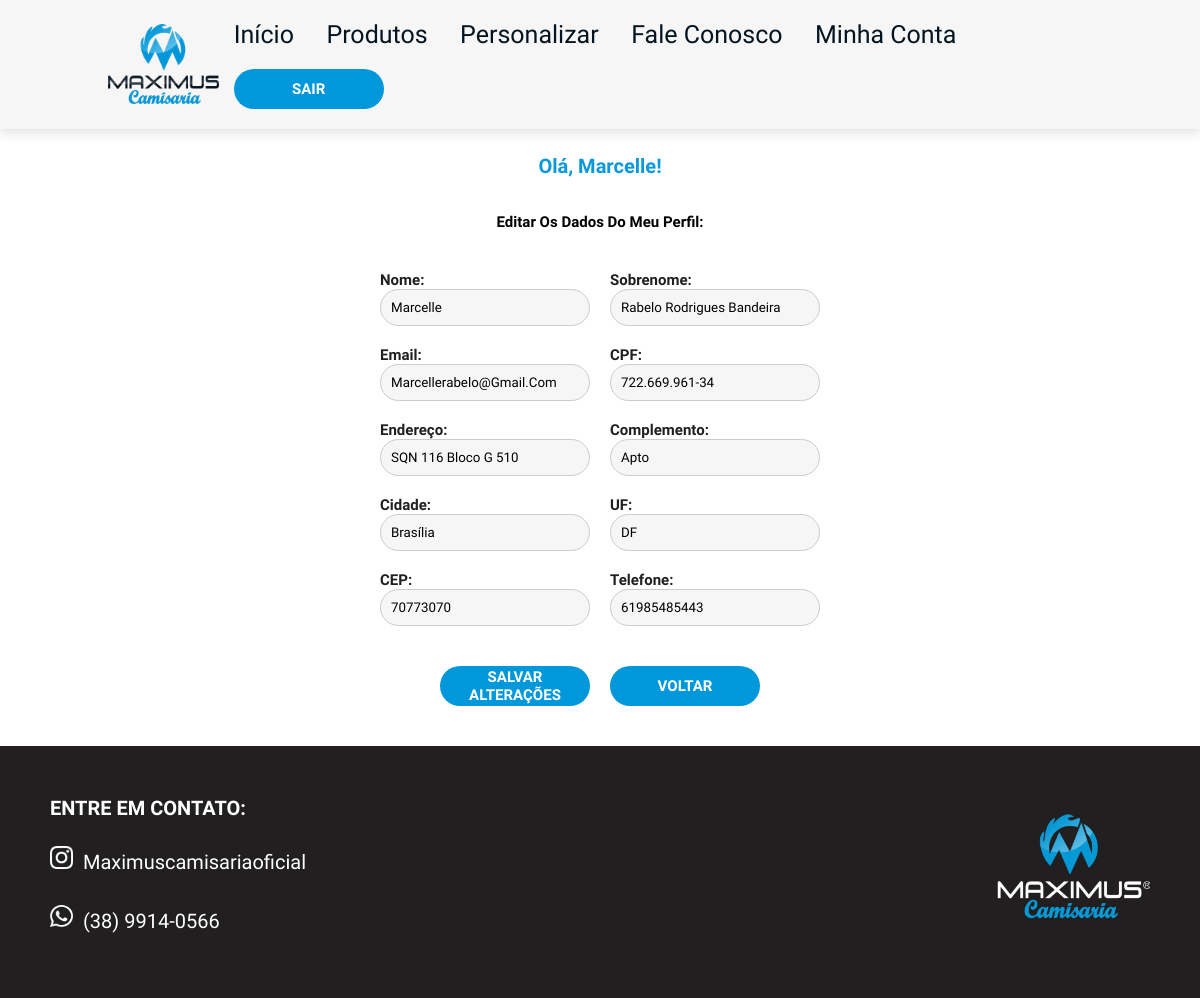
The app's page /editar_usuario/1 (signed in) with its own data.
### loja/models.py (models this page shows)
class Usuario(database.Model, UserMixin):
    id = database.Column(database.Integer, primary_key=True)
    username = database.Column(database.String, nullable=False)
    userlastname = database.Column(database.String, nullable=False)
    email = database.Column(database.String, nullable=False, unique=True)
    senha = database.Column(database.String, nullable=False)
    cpf = database.Column(database.String(11), nullable=False, unique=True)
    endereco = database.Column(database.String, nullable=False)
    complemento = database.Column(database.String, nullable=False)
    cidade = database.Column(database.String, nullable=False)
    uf = database.Column(database.String(2), nullable=False)
    cep = database.Column(database.String(8), nullable=False)
    telefone = database.Column(database.String, nullable=False)
    foto_perfil = database.Column(database.String, default="default_profile.png")

### loja/routes.py (the view)
@app.route("/editar_usuario/<int:id_usuario>", methods=["GET", "POST"])
@login_required
def editar_usuario(id_usuario):
    usuario = Usuario.query.get_or_404(id_usuario)
    if usuario != current_user:
        abort(403)  # Proibir acesso se o usuário não for o atual
    form = FormAtualizarConta()
    if form.validate_on_submit():
        current_user.username = form.username.data
        current_user.userlastname = form.userlastname.data
        current_user.email = form.email.data
        current_user.cpf = form.cpf.data
        current_user.endereco = form.endereco.data
        current_user.complemento = form.complemento.data
        current_user.cidade = form.cidade.data
        current_user.uf = form.uf.data
        current_user.cep = form.cep.data
        current_user.telefone = form.telefone.data
        database.session.commit()
        flash("Conta atualizada com sucesso.", "success")
        return redirect(url_for("visualizarDados"))
    elif request.method == 'GET':
        form.username.data = current_user.username
        form.userlastname.data = current_user.userlastname
        form.email.data = current_user.email
        form.cpf.data = current_user.cpf
        form.endereco.data = current_user.endereco
        form.complemento.data = current_user.complemento
        form.cidade.data = current_user.cidade
        form.uf.data = current_user.uf
        form.cep.data = current_user.cep
        form.telefone.data = current_user.telefone
    return render_template('editar_usuario.html', form=form)

### loja/forms.py
class FormAtualizarConta(FlaskForm):
    username = StringField('Nome', validators=[DataRequired()])
    userlastname = StringField('Sobrenome', validators=[DataRequired()])
    email = StringField('Email', validators=[DataRequired(), Email()])
    cpf = StringField('CPF', validators=[DataRequired()])
    endereco = StringField('Endereço', validators=[DataRequired()])
    complemento = StringField('Complemento')
    cidade = StringField('Cidade', validators=[DataRequired()])
    uf = StringField('UF', validators=[DataRequired()])
    cep = StringField('CEP', validators=[DataRequired()])
    telefone = StringField('Telefone', validators=[DataRequired()])
    submit = SubmitField('Salvar Alterações')

### loja/models.py (called while the page is built)
@login_manager.user_loader
def load_usuario(id_usuario):
    return Usuario.query.get(int(id_usuario))

### loja/templates/editar_usuario.html (shortened to what this page needs)
{% extends "perfil.html" %}
{% block style %}
<link rel="stylesheet" href="{{ url_for('static', filename='css/homepage.css') }}">
{% endblock %}
{% block main1 %}
    <div class="Subtitulo-base">
        <h1 class="subtitulo">Olá, {{ current_user.username }}!</h1>
        <h1 class="texto">Editar os dados do meu perfil:</h1>
    </div>
{% endblock %}
{% block main2 %}
<div class="editar-usuario-container">
    <form method="POST" action="{{ url_for('editar_usuario', id_usuario=current_user.id) }}">
        <div class="form-group">
            <label for="username">Nome:</label>
            {{ form.username(class="form-control") }}
        </div>
        <div class="form-group">
            <label for="userlastname">Sobrenome:</label>
            {{ form.userlastname(class="form-control") }}
        </div>
        <div class="form-group">
            <label for="email">Email:</label>
            {{ form.email(class="form-control") }}
        </div>
        <div class="form-group">
            <label for="cpf">CPF:</label>
            {{ form.cpf(class="form-control") }}
        </div>
        <div class="form-group">
            <label for="endereco">Endereço:</label>
            {{ form.endereco(class="form-control") }}
        </div>
        <div class="form-group">
            <label for="complemento">Complemento:</label>
            {{ form.complemento(class="form-control") }}
        </div>
        <div class="form-group">
            <label for="cidade">Cidade:</label>
            {{ form.cidade(class="form-control") }}
        </div>
        <div class="form-group">
            <label for="uf">UF:</label>
            {{ form.uf(class="form-control") }}
        </div>
        <div class="form-group">
            <label for="cep">CEP:</label>
            {{ form.cep(class="form-control") }}
        </div>
        <div class="form-group">
            <label for="telefone">Telefone:</label>
            {{ form.telefone(class="form-control") }}
        </div>
        <button type="submit" class="botao1"><strong>SALVAR ALTERAÇÕES</strong></button>
        <a href="{{ url_for('visualizarDados') }}"><button class="botao1" type="button"><strong>VOLTAR</strong></button></a>
    </form>
</div>
{% endblock %}

### loja/static/css/homepage.css (style rules this page uses)
:root { --azulclaro: #0098db; --azulescuro: #041521; --branco: #f6f6f6; --azulbotao: #00008B; --logoescura: #211f20; }
* { margin: 0; padding: 0; box-sizing: border-box; font-family: "Quicksand", sans-serif; outline: none; border: none; text-transform: capitalize; transition: .2s linear; }
html { font-size: 62.5%; scroll-behavior: smooth; scroll-padding-top: 6rem; overflow-x: hidden; }
.botao1 { background-color:var(--azulclaro) ; width: 15rem; height: 4rem; border: none; font-family: 'Quicksand', sans-serif; font-size: 15px; color: white; border-radius: 20px; margin-top: 2rem; }
.subtitulo { padding: 5px; font-family: "Quicksand", sans-serif; color:#0b99db; display: flex; justify-content: center; height: 70; margin-top: 2rem; margin-bottom: 2rem; }
.texto { text-align: center; margin-top: 10px; font-size: 15px }
.editar-usuario-container { display: flex; justify-content: center; align-items: center; padding: 20px; }
.editar-usuario-container form { background-color: #ffffff; border-radius: 5px; display: flex; flex-wrap: wrap; gap: 20px; justify-content: center; max-width: 500px; margin: 0 auto; padding: 20px; }
.editar-usuario-container label { font-weight: bold; color: #211f20; width: calc(50% - 20px); }
.editar-usuario-container .form-group { display: flex; flex-direction: column; align-items: flex-start; color: #211f20; width: calc(50% - 20px); font-size: 15px; }
.editar-usuario-container .form-control { background-color: #f6f6f6; width: 100%; padding: 10px; border-radius: 20px; border: 1px solid #ccc; }
.Subtitulo-base { display: flex; flex-direction: column; }

### records on screen
Usuario: username "Marcelle", userlastname "Rabelo Rodrigues Bandeira", email "marcellerabelo@gmail.com", cpf "722.669.961-34", endereco "SQN 116 Bloco G 510", complemento "Apto", cidade "Brasília", uf "DF", cep "70773070", telefone "61985485443"
